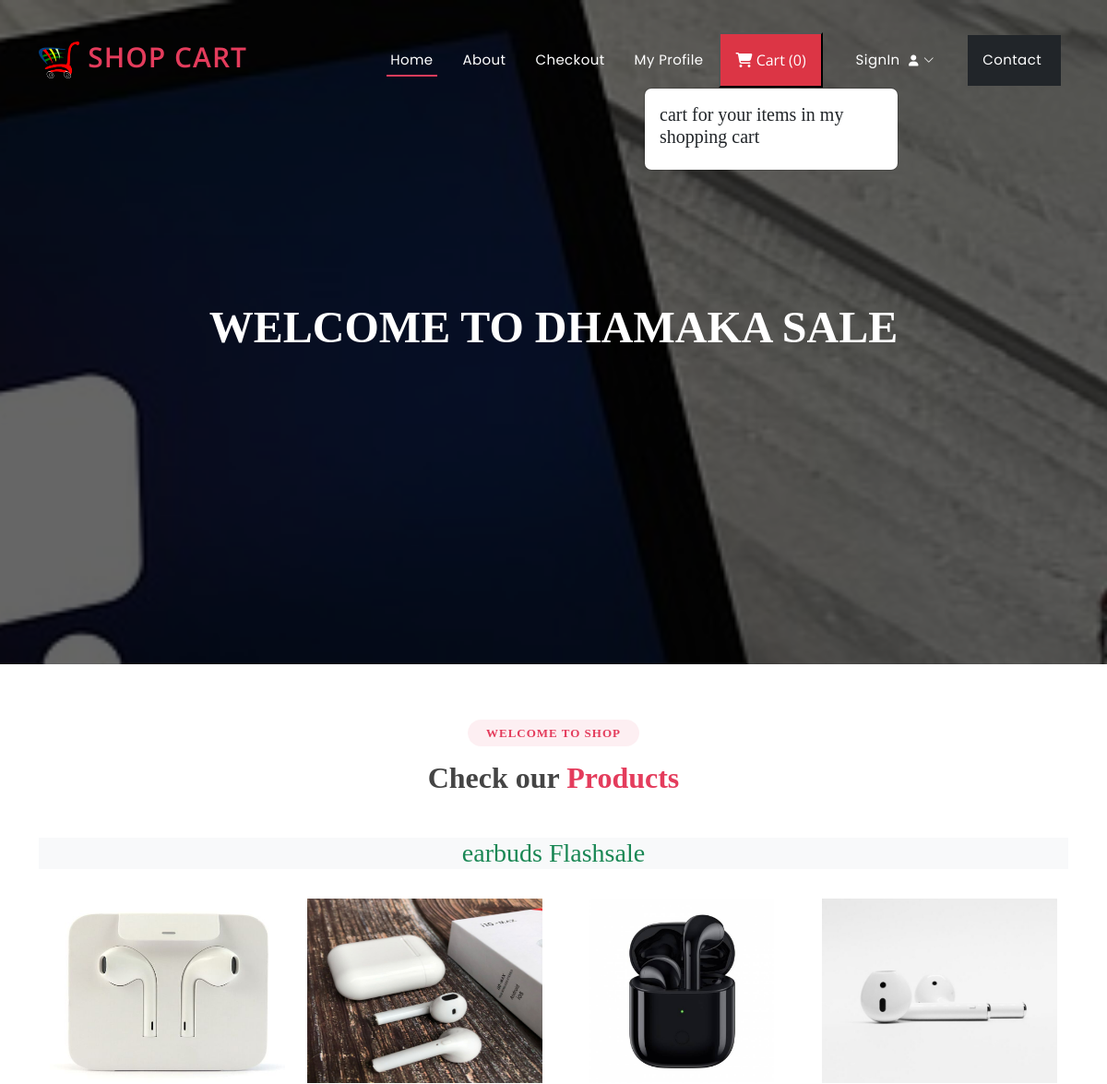
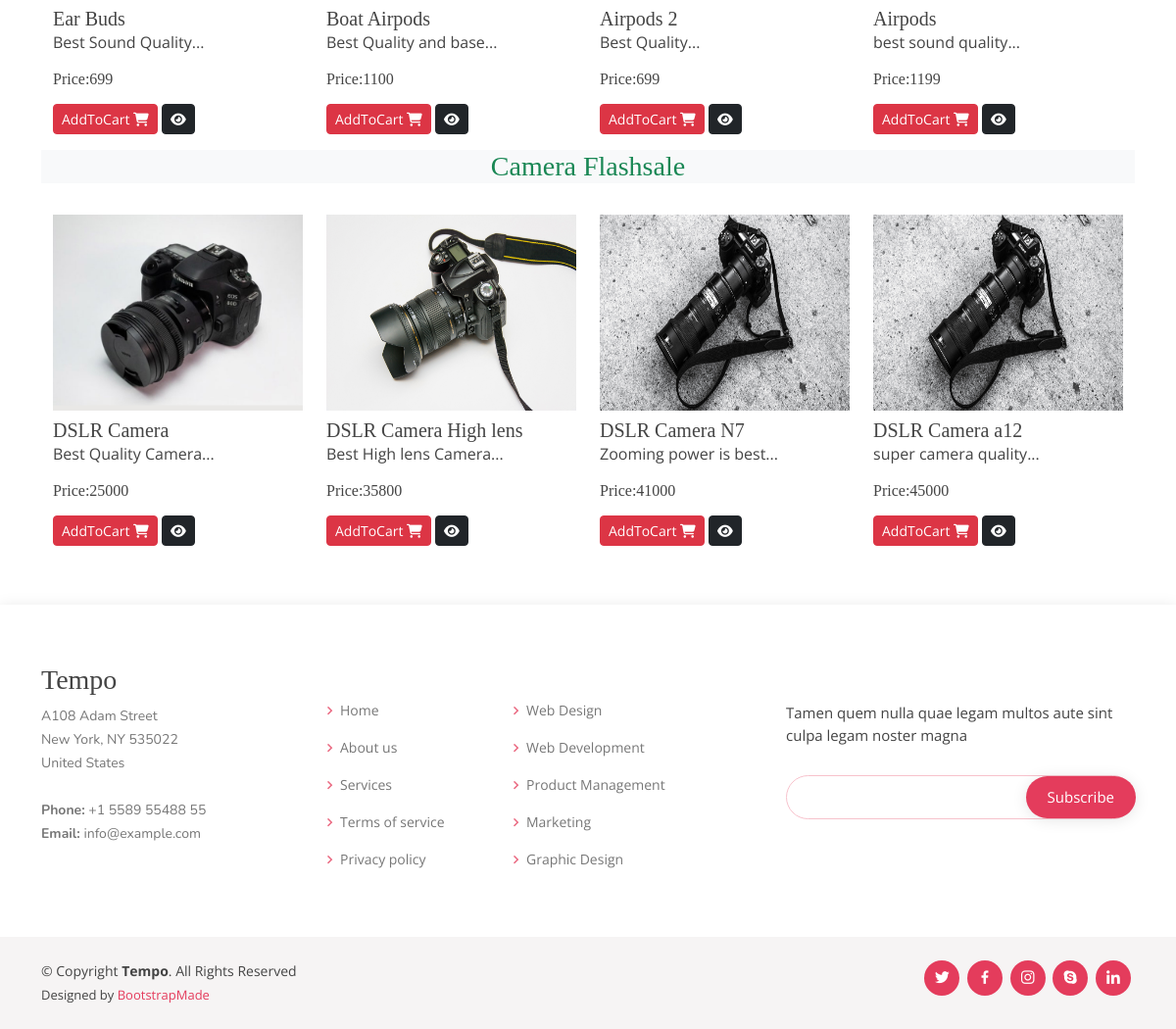
The page / on the database its author committed (2 pictures, top to bottom).
### ecommerceapp/models.py (models this page shows, shortened)
class Product(models.Model):
    product_id = models.AutoField
    product_name = models.CharField(max_length=100)
    category = models.CharField(max_length=100, default="")
    subcategory = models.CharField(max_length=50, default="")
    price = models.IntegerField(default=0)
    desc = models.CharField(max_length=300)
    image = models.ImageField(upload_to='images/images')

### ecommerceapp/views.py (the view)
# urls.py: path('',views.index,name='index'),
def index(request):
    allProds = []
    catprods = Product.objects.values('category','id')
    print(catprods)
    cats = {item['category'] for item in catprods}
    for cat in cats:
        prod= Product.objects.filter(category=cat)
        n=len(prod)
        nSlides = n // 4 + ceil((n / 4) - (n // 4))
        allProds.append([prod, range(1, nSlides), nSlides])
    params= {'allProds':allProds}
    return render(request,"index.html",params)

### templates/index.html (shortened to what this page needs)
{% extends 'base.html' %}
{% block content %}
<h1>Welcome to Dhamaka Sale</h1>
{% endblock content %}
{% block body %}
{% load static %}
<section id="portfolio" class="portfolio">
  <div class="container">
    <div class="section-title">
      <h2>Welcome to Shop</h2>
      <h3>Check our <span>Products</span></h3>
    </div>
    {% for product, range, nSlides in allProds %}
    <h3 class="my-3 text-center text-success bg-light">
      {{product.0.category}} Flashsale
    </h3>
    <div class="container">
      <div class="row">
        {% for i in product %}
        <div class="col-md-3 mt-3">
          <img src="/media/{{i.image}}" class="card-img-top" alt="not found" height="200px" width="150px" />
          <div class="card-body">
            <h5 class="card-title mt-2" id="namepr{{i.id}}">{{i.product_name}}</h5>
            <p class="card-text">{{i.desc|slice:"0:53"}}...</p>
            <h6 class="card-title mb-3">
              Price:<span id="pricepr{{i.id}}">{{i.price}}</span>
            </h6>
            <span id="divpr{{i.id}}" class="divpr">
              <button id="pr{{i.id}}" class="btn btn-danger cart btn-sm mt-0">
                AddToCart <i class="fa-solid fa-cart-shopping"></i>
              </button>
            </span>
            <a href="/media/{{i.image}}">
              <button class="btn btn-dark btn-sm cart"><i class="fa-solid fa-eye"></i></button></a
            >
          </div>
        </div>
        {% endfor %}
      </div>
    </div>
    {% endfor %}
  </div>
</section>
{% endblock body %}

### templates/base.html (shortened to what this page needs)
{% load static %}
<!DOCTYPE html>
<html lang="en">
<head>
  <link href="{% static '/assets/vendor/bootstrap/css/bootstrap.min.css' %}" rel="stylesheet">
  <link href="{% static '/assets/vendor/bootstrap-icons/bootstrap-icons.css' %}" rel="stylesheet">
  <link href="{% static '/assets/vendor/boxicons/css/boxicons.min.css' %}" rel="stylesheet">
  <link href="{% static '/assets/vendor/glightbox/css/glightbox.min.css' %}" rel="stylesheet">
  <link href="{% static '/assets/vendor/remixicon/remixicon.css' %}" rel="stylesheet">
  <link href="{% static '/assets/vendor/swiper/swiper-bundle.min.css' %}" rel="stylesheet">
  <link rel="stylesheet" href="https://cdnjs.cloudflare.com/ajax/libs/font-awesome/6.2.1/css/all.min.css" />
  <link href="{% static '/assets/css/style.css' %}" rel="stylesheet">
</head>
<body>
  <header id="header" class="fixed-top ">
    <div class="container d-flex align-items-center justify-content-between">
<a href="/" class="logo"><img src="{% static 'images/logo.png' %}" alt="" class="img-fluid"> Shop Cart</a>
      <nav id="navbar" class="navbar">
        <ul>
          <li><a class="nav-link scrollto active" href="/">Home</a></li>
          <li><a class="nav-link scrollto" href="/about">About</a></li>
          <li><a class="nav-link scrollto" href="/checkout">Checkout</a></li>
          <li><a class="nav-link scrollto" href="/profile">My Profile </a></li>
          <button type="button" class="nav-link scrollto bg-danger p-3 m-2 text-white" id="popcart" data-container="body" data-toggle="popover" data-placement="bottom" data-html="true" ><i class="fa-solid fa-cart-shopping"></i>  Cart (<span id="cart">0</span>)
          </button>
          {% if request.user.is_authenticated %}
          <li><a  class="nav-link scrollto" href="/auth/logout/">Logout <i class="fa-solid fa-right-from-bracket"></i>
          </a></li>
          {% else %}
          <li class="dropdown"><a href="#"><span>SignIn </span> <i class="bi bi-chevron-down"></i></a>
          </li>
          {% endif %}
          <li><a class="nav-link scrollto bg-dark p-3 m-2" href="/contact">Contact </a></li>
        </ul>
      </nav>
    </div>
  </header>
  <section id="hero">
    <div class="hero-container">
      {% block content %}
      {% endblock content %}
    </div>
  </section>
  <main id="main">
    {% block body %}
    {% endblock body %}
  </main>
  <footer id="footer">
    <div class="footer-top">
      <div class="container">
        <div class="row">
          <div class="col-lg-3 col-md-6 footer-contact">
            <h3>Tempo</h3>
            <p>
              A108 Adam Street <br>
              New York, NY 535022<br>
              United States <br><br>
              <strong>Phone:</strong> +1 5589 55488 55<br>
              <strong>Email:</strong> info@example.com<br>
            </p>
          </div>
          <div class="col-lg-2 col-md-6 footer-links">
            <h4>Useful Links</h4>
            <ul>
              <li><i class="bx bx-chevron-right"></i> <a href="/">Home</a></li>
              <li><i class="bx bx-chevron-right"></i> <a href="/about">About us</a></li>
              <li><i class="bx bx-chevron-right"></i> <a href="#">Services</a></li>
              <li><i class="bx bx-chevron-right"></i> <a href="#">Terms of service</a></li>
              <li><i class="bx bx-chevron-right"></i> <a href="#">Privacy policy</a></li>
            </ul>
          </div>
          <div class="col-lg-3 col-md-6 footer-links">
            <h4>Our Services</h4>
            <ul>
              <li><i class="bx bx-chevron-right"></i> <a href="#">Web Design</a></li>
              <li><i class="bx bx-chevron-right"></i> <a href="#">Web Development</a></li>
              <li><i class="bx bx-chevron-right"></i> <a href="#">Product Management</a></li>
              <li><i class="bx bx-chevron-right"></i> <a href="#">Marketing</a></li>
              <li><i class="bx bx-chevron-right"></i> <a href="#">Graphic Design</a></li>
            </ul>
          </div>
          <div class="col-lg-4 col-md-6 footer-newsletter">
            <h4>Join Our Newsletter</h4>
            <p>Tamen quem nulla quae legam multos aute sint culpa legam noster magna</p>
            <form action="" method="post">
              <input type="email" name="email"><input type="submit" value="Subscribe">
            </form>
          </div>
        </div>
      </div>
    </div>
    <div class="container d-md-flex py-4">
      <div class="me-md-auto text-center text-md-start">
        <div class="copyright">
          &copy; Copyright <strong><span>Tempo</span></strong>. All Rights Reserved
        </div>
        <div class="credits">
          Designed by <a href="https://bootstrapmade.com/">BootstrapMade</a>
        </div>
      </div>
      <div class="social-links text-center text-md-right pt-3 pt-md-0">
        <a href="#" class="twitter"><i class="bx bxl-twitter"></i></a>
        <a href="#" class="facebook"><i class="bx bxl-facebook"></i></a>
        <a href="#" class="instagram"><i class="bx bxl-instagram"></i></a>
        <a href="#" class="google-plus"><i class="bx bxl-skype"></i></a>
        <a href="#" class="linkedin"><i class="bx bxl-linkedin"></i></a>
      </div>
    </div>
  </footer>
</body>
</html>

### rows shown on the page
Product: category "earbuds", image (picture), product_name "Ear Buds", desc "Best Sound Quality", price "699"
Product: image (picture), product_name "Boat Airpods", desc "Best Quality and base", price "1100"
Product: image (picture), product_name "Airpods 2", desc "Best Quality", price "699"
Product: image (picture), product_name "Airpods", desc "best sound quality", price "1199"
Product: category "Camera", image (picture), product_name "DSLR Camera", desc "Best Quality Camera", price "25000"
Product: image (picture), product_name "DSLR Camera High lens", desc "Best High lens Camera", price "35800"
Product: image (picture), product_name "DSLR Camera N7", desc "Zooming power is best", price "41000"
Product: image (picture), product_name "DSLR Camera a12", desc "super camera quality", price "45000"
